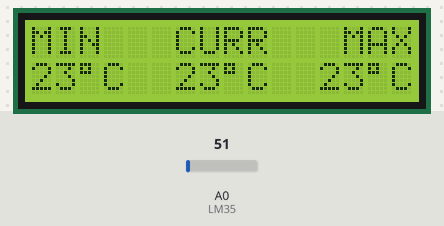
Simulated run of this sketch. Board: Arduino Uno, built with avr-gcc and run on an emulated ATmega328P. Parts: 16×2 character LCD. Inputs (shaded band) come from the test bench; at power-on: A0 (LM35) = 51.

Above: at 3.2 s.
3.3 s: A0 (LM35) set to 61
At 4.2 s:
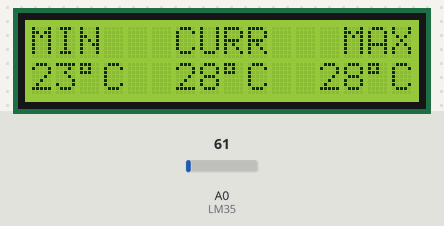
5.3 s: A0 (LM35) set to 71
At 7.3 s:
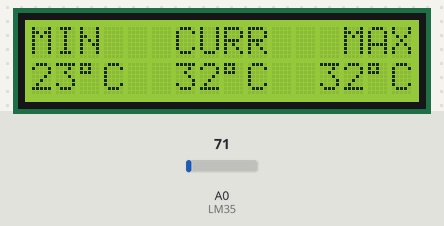
7.6 s: A0 (LM35) set to 86
At 9.2 s:
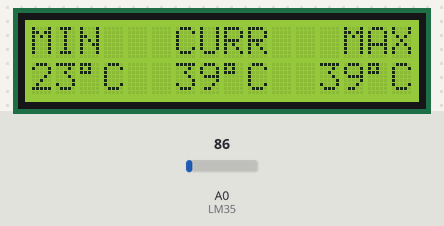
Timing chart, 0 to 10.7 s (numbered marks = the images above; inputs shaded):
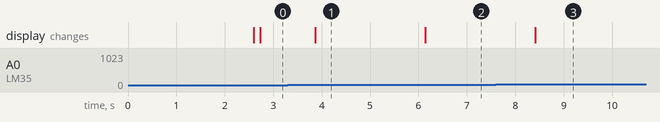

Measured:
- after the input at 3.3 s, the display: changes after 0.56 s (image 1)
- after the input at 5.3 s, the display: changes after 0.84 s (image 2)
- after the input at 7.6 s, the display: changes after 0.81 s (image 3)

The sketch:

Practica7-sensor_LM35.ino.ino
```cpp
#include <LiquidCrystal.h>

// Pines de arduino conectados
const int rs = 6, rw = 5, en = 4, d4 = 8, d5 = 9, d6 = 10, d7 = 11;
const int LM35 = A0;
// Inicializamos las variables internas
int   lectura;
float temperatura;
float vin;
float vin_av = 0;
float volInt = 4.72;
int tempc, current_temp, last_temp;
int min_temp, max_temp;
float i, j;
LiquidCrystal lcd(rs, rw, en, d4, d5, d6, d7);

void setup() {
  //Serial.begin(9600);
  lcd.begin(16, 2);
  lcd.setCursor(0, 0);
  lcd.print("    **LM35**    ");
  lcd.setCursor(0, 1);
  lcd.print(" **Practica 7** ");
  delay(2000);
}

void loop()
{
  temp_init();

  for (j = 0; j < 90000; j++)
  {
    lcd.setCursor(0, 0);
    lcd.print("MIN   CURR   MAX");
    lcd.setCursor(0, 1);

    current_temp = LogTemp();

    //Se compara last_temp  current_temp con last_temp y min_temp
    //Para asignar le temperatura minima
    if (current_temp < last_temp && current_temp < min_temp) {
      min_temp = current_temp;
    }

    //Se compara last_temp  current_temp con last_temp y max_temp
    //Para asignar le temperatura maxima
    if (current_temp > last_temp && current_temp > max_temp) {
      max_temp = current_temp;
    }

    //------ min_temp -----------
    if (min_temp < 10) {
      lcd.print("0");
      lcd.print(min_temp);
      lcd.print((char)223);
      lcd.print("C");
      lcd.print("  ");
    }
    else {
      lcd.print(min_temp);
      lcd.print((char)223);
      lcd.print("C");
      lcd.print("  ");
    }

    //------ current_temp -------
    //se compara la current_temp con un valor fijo 10
    //esto se hara para las tres temperatura

    if (current_temp < 10) {
      lcd.print("0");
      lcd.print(current_temp);
      lcd.print((char)223);
      lcd.print("C");
      lcd.print("  ");
    }
    else {
      lcd.print(current_temp);
      lcd.print((char)223);
      lcd.print("C");
      lcd.print("  ");
    }

     //------ max_temp ---------
    if (max_temp < 10) {
      lcd.print("0");
      lcd.print(max_temp);
      lcd.print((char)223);
      lcd.print("C");
    }
    else {
      lcd.print(max_temp);
      lcd.print((char)223);
      lcd.print("C");
    }

    //Prende led azul
    if (current_temp < 25)
      temp_menorA25();
    //Prende led verda
    if (current_temp >= 25 && current_temp <= 30)
      temp_25a30();
    //Prende led rojo
    if (current_temp > 30)
      temp_meyorA30();

    last_temp = current_temp;
    delay(1000);
  }

}

//Rojo
void temp_meyorA30() {
    digitalWrite(2, HIGH);
    digitalWrite(3, LOW);
    digitalWrite(7, LOW);
}

//Verde
void temp_25a30() {
    digitalWrite(2, LOW);
    digitalWrite(3, HIGH);
    digitalWrite(7, LOW);
}

//Azul
void temp_menorA25() {
    digitalWrite(2, LOW);
    digitalWrite(3, LOW);
    digitalWrite(7, HIGH);
}

//Se hace un muestreo de voltaje de LM35 de 4000
void temp_init() {
  for (i = 0; i < 4000; i++) {
    vin = analogRead(LM35);
    vin_av = vin_av + vin;
  }
  //Y se saca el promedio
  vin_av    = vin_av / 4000;
  vin_av    = (vin_av / 1024) * volInt;
  //Se tranforma el voltaje en temperatura
  tempc     = vin_av * 100;
  //se inicializan las variables, last_temp, min_temp ymax_temp
  last_temp = tempc;
  min_temp  = tempc;
  max_temp  = tempc;
}

//Se hace un muestreo de voltaje de LM35 de 1000
int LogTemp() {
  for (i = 0; i < 1000; i++) {
    vin = analogRead(LM35);
    vin_av = vin_av + vin;
  }
  //Y se saca el promedio
  vin_av = vin_av / 1000;
  vin_av = (vin_av / 1024) * volInt;
  //Se tranforma el voltaje en temperatura
  tempc = vin_av * 100;
  return tempc;
}
```
